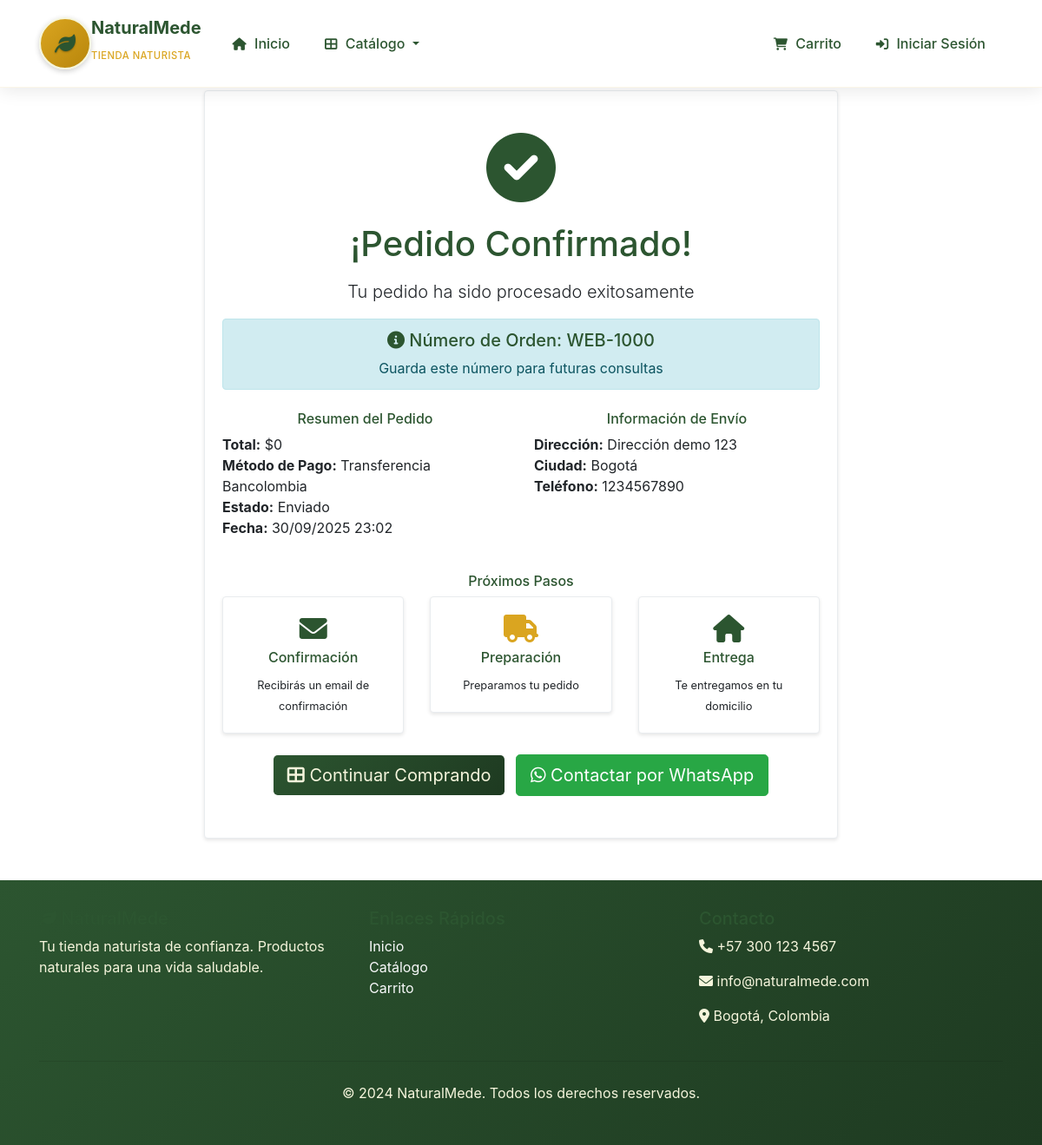
Screenshot of /checkout/success/1/ with the database file from the repository.
### orders/models.py (models this page shows, shortened)
class Order(models.Model):
    ORDER_TYPES = [
        ('principal', 'Principal'),
        ('auxiliar', 'Auxiliar'),
    ]
    STATUS_CHOICES = [
        ('new', 'Nuevo'),
        ('pending', 'Pendiente'),
        ('paid', 'Pagado'),
        ('shipped', 'Enviado'),
        ('delivered', 'Entregado'),
        ('cancelled', 'Cancelado'),
    ]
    PAYMENT_METHODS = [
        ('cash_on_delivery', 'Contraentrega'),
        ('bank_transfer', 'Transferencia Bancolombia'),
        ('addi', 'Addi'),
    ]
    order_type = models.CharField(max_length=20, choices=ORDER_TYPES, default='principal', verbose_name="Tipo de orden")
    order_number = models.CharField(max_length=20, unique=True, verbose_name="Número de orden")
    customer = models.ForeignKey('customers.Customer', on_delete=models.CASCADE, related_name='orders', verbose_name="Cliente")
    status = models.CharField(max_length=20, choices=STATUS_CHOICES, default='new', verbose_name="Estado")
    payment_method = models.CharField(max_length=20, choices=PAYMENT_METHODS, verbose_name="Método de pago")
    subtotal = models.DecimalField(max_digits=10, decimal_places=2, default=0, verbose_name="Subtotal")
    iva_amount = models.DecimalField(max_digits=10, decimal_places=2, default=0, verbose_name="IVA")
    shipping_cost = models.DecimalField(max_digits=10, decimal_places=2, default=0, verbose_name="Costo de envío")
    total = models.DecimalField(max_digits=10, decimal_places=2, default=0, verbose_name="Total")
    shipping_address = models.TextField(verbose_name="Dirección de envío")
    shipping_city = models.CharField(max_length=100, verbose_name="Ciudad de envío")
    shipping_phone = models.CharField(max_length=20, verbose_name="Teléfono de envío")
    shipping_notes = models.TextField(blank=True, verbose_name="Notas de envío")
    notes = models.TextField(blank=True, verbose_name="Notas")
    internal_notes = models.TextField(blank=True, verbose_name="Notas internas")
    created_at = models.DateTimeField(auto_now_add=True, verbose_name="Creada en")
    updated_at = models.DateTimeField(auto_now=True, verbose_name="Actualizada en")
    paid_at = models.DateTimeField(blank=True, null=True, verbose_name="Pagada en")
    shipped_at = models.DateTimeField(blank=True, null=True, verbose_name="Enviada en")
    delivered_at = models.DateTimeField(blank=True, null=True, verbose_name="Entregada en")
    class Meta:
        verbose_name = "Orden"
        verbose_name_plural = "Órdenes"
        ordering = ['-created_at']

### catalog/views.py (the view)
# urls.py: path('checkout/success/<int:order_id>/', views.CheckoutSuccessView.as_view(), name='checkout_success'),
class CheckoutSuccessView(DetailView):
    model = Order
    template_name = 'catalog/checkout_success.html'
    context_object_name = 'order'
    pk_url_kwarg = 'order_id'
    def get_queryset(self):
        return Order.objects.all()

### catalog/context_processors.py (called while the page is built)
def cart(request):
    cart = None
    cart_items = []
    cart_total = 0
    cart_items_count = 0
    if request.user.is_authenticated:
        cart, created = Cart.objects.get_or_create(user=request.user)
    else:
        if request.session.session_key:
            cart, created = Cart.objects.get_or_create(session_key=request.session.session_key)
    if cart:
        cart_items = cart.items.all()
        cart_total = cart.total_with_iva
        cart_items_count = cart.total_items
    return {
        'cart': cart,
        'cart_items': cart_items,
        'cart_total': cart_total,
        'cart_items_count': cart_items_count,
    }

### templates/catalog/checkout_success.html (shortened to what this page needs)
{% extends 'base.html' %}
{% load static %}
{% block content %}
<div class="container mt-4">
    <div class="row justify-content-center">
        <div class="col-md-8">
            <div class="card">
                <div class="card-body text-center py-5">
                    <div class="mb-4">
                        <i class="fas fa-check-circle fa-5x text-success"></i>
                    </div>
                    <h1 class="text-success mb-3">¡Pedido Confirmado!</h1>
                    <p class="lead">Tu pedido ha sido procesado exitosamente</p>
                    <div class="alert alert-info">
                        <h5><i class="fas fa-info-circle"></i> Número de Orden: {{ order.order_number }}</h5>
                        <p class="mb-0">Guarda este número para futuras consultas</p>
                    </div>
                    <div class="row mt-4">
                        <div class="col-md-6">
                            <h6>Resumen del Pedido</h6>
                            <ul class="list-unstyled text-left">
                                <li><strong>Total:</strong> ${{ order.total|floatformat:0 }}</li>
                                <li><strong>Método de Pago:</strong> {{ order.get_payment_method_display }}</li>
                                <li><strong>Estado:</strong> {{ order.get_status_display }}</li>
                                <li><strong>Fecha:</strong> {{ order.created_at|date:"d/m/Y H:i" }}</li>
                            </ul>
                        </div>
                        <div class="col-md-6">
                            <h6>Información de Envío</h6>
                            <ul class="list-unstyled text-left">
                                <li><strong>Dirección:</strong> {{ order.shipping_address }}</li>
                                <li><strong>Ciudad:</strong> {{ order.shipping_city }}</li>
                                <li><strong>Teléfono:</strong> {{ order.shipping_phone }}</li>
                            </ul>
                        </div>
                    </div>
                    <div class="mt-4">
                        <h6>Próximos Pasos</h6>
                        <div class="row">
                            <div class="col-md-4">
                                <div class="card">
                                    <div class="card-body">
                                        <i class="fas fa-envelope fa-2x text-primary mb-2"></i>
                                        <h6>Confirmación</h6>
                                        <small>Recibirás un email de confirmación</small>
                                    </div>
                                </div>
                            </div>
                            <div class="col-md-4">
                                <div class="card">
                                    <div class="card-body">
                                        <i class="fas fa-truck fa-2x text-warning mb-2"></i>
                                        <h6>Preparación</h6>
                                        <small>Preparamos tu pedido</small>
                                    </div>
                                </div>
                            </div>
                            <div class="col-md-4">
                                <div class="card">
                                    <div class="card-body">
                                        <i class="fas fa-home fa-2x text-success mb-2"></i>
                                        <h6>Entrega</h6>
                                        <small>Te entregamos en tu domicilio</small>
                                    </div>
                                </div>
                            </div>
                        </div>
                    </div>
                    <div class="mt-4">
                        <a href="{% url 'catalog:product_list' %}" class="btn btn-primary btn-lg">
                            <i class="fas fa-th-large"></i> Continuar Comprando
                        </a>
                        <button class="btn btn-success btn-lg ml-2" onclick="sendWhatsAppOrder()">
                            <i class="fab fa-whatsapp"></i> Contactar por WhatsApp
                        </button>
                    </div>
                </div>
            </div>
        </div>
    </div>
</div>
{% endblock %}

### templates/base.html (style rules this page uses)
body { padding-top: 80px; }
.btn-primary { background: linear-gradient(135deg, #2c5530 0%, #1e3a21 100%); border: none; color: #f5f5dc; }
.card { border: 1px solid #e9ecef; box-shadow: 0 2px 4px rgba(0,0,0,0.1); }
h1, h2, h3, h4, h5, h6 { color: #2c5530 !important; }
.text-primary { color: #2c5530 !important; }
.text-warning { color: #daa520 !important; }
.text-success { color: #2c5530 !important; }
a { color: #2c5530; }

### rows the page displays
Order: order_number "WEB-1000", total "0", payment_method "Transferencia Bancolombia", status "Enviado", created_at "30/09/2025 23:02", shipping_address "Dirección demo 123", shipping_city "Bogotá", shipping_phone "1234567890"
